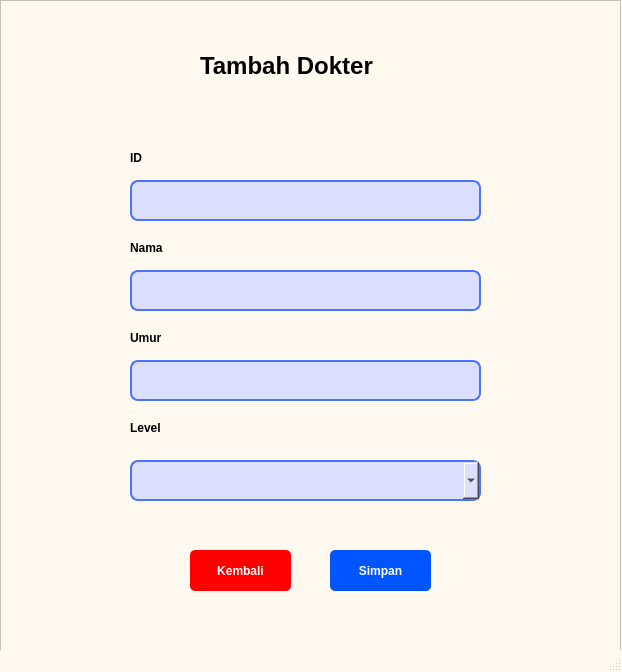
<?xml version="1.0" encoding="UTF-8"?>
<ui version="4.0">
 <class>MainWindow</class>
 <widget class="QMainWindow" name="MainWindow">
  <property name="geometry">
   <rect>
    <x>0</x>
    <y>0</y>
    <width>622</width>
    <height>672</height>
   </rect>
  </property>
  <property name="windowTitle">
   <string>MainWindow</string>
  </property>
  <property name="styleSheet">
   <string notr="true">QMainWindow{ 
	background-color: rgb(255, 249, 239);
}</string>
  </property>
  <widget class="QWidget" name="centralwidget">
   <property name="styleSheet">
    <string notr="true">QWidget{ 
	background-color: rgb(255, 249, 239);
}</string>
   </property>
   <widget class="QFrame" name="frame_2">
    <property name="geometry">
     <rect>
      <x>0</x>
      <y>0</y>
      <width>621</width>
      <height>651</height>
     </rect>
    </property>
    <property name="styleSheet">
     <string notr="true">QFrame{ 
	background-color: rgb(255, 249, 239);
}</string>
    </property>
    <property name="frameShape">
     <enum>QFrame::StyledPanel</enum>
    </property>
    <property name="frameShadow">
     <enum>QFrame::Raised</enum>
    </property>
    <widget class="QLabel" name="label_16">
     <property name="geometry">
      <rect>
       <x>200</x>
       <y>40</y>
       <width>231</width>
       <height>51</height>
      </rect>
     </property>
     <property name="font">
      <font>
       <pointsize>18</pointsize>
       <weight>75</weight>
       <bold>true</bold>
      </font>
     </property>
     <property name="text">
      <string>Tambah Dokter</string>
     </property>
    </widget>
    <widget class="QLabel" name="label_17">
     <property name="geometry">
      <rect>
       <x>130</x>
       <y>420</y>
       <width>81</width>
       <height>16</height>
      </rect>
     </property>
     <property name="font">
      <font>
       <weight>75</weight>
       <bold>true</bold>
      </font>
     </property>
     <property name="text">
      <string>Level</string>
     </property>
    </widget>
    <widget class="QLineEdit" name="lineEdit_4">
     <property name="geometry">
      <rect>
       <x>130</x>
       <y>180</y>
       <width>351</width>
       <height>41</height>
      </rect>
     </property>
     <property name="styleSheet">
      <string notr="true">QLineEdit {
    border: 2px solid rgb(76, 115, 255);
    background-color: rgb(219, 224, 255);
	border-radius: 8px
}</string>
     </property>
    </widget>
    <widget class="QLabel" name="label_20">
     <property name="geometry">
      <rect>
       <x>130</x>
       <y>240</y>
       <width>81</width>
       <height>16</height>
      </rect>
     </property>
     <property name="font">
      <font>
       <weight>75</weight>
       <bold>true</bold>
      </font>
     </property>
     <property name="text">
      <string>Nama</string>
     </property>
    </widget>
    <widget class="QLabel" name="label_21">
     <property name="geometry">
      <rect>
       <x>130</x>
       <y>150</y>
       <width>81</width>
       <height>16</height>
      </rect>
     </property>
     <property name="font">
      <font>
       <weight>75</weight>
       <bold>true</bold>
      </font>
     </property>
     <property name="text">
      <string>ID</string>
     </property>
    </widget>
    <widget class="QLabel" name="label_23">
     <property name="geometry">
      <rect>
       <x>130</x>
       <y>330</y>
       <width>81</width>
       <height>16</height>
      </rect>
     </property>
     <property name="font">
      <font>
       <weight>75</weight>
       <bold>true</bold>
      </font>
     </property>
     <property name="text">
      <string>Umur</string>
     </property>
    </widget>
    <widget class="QLineEdit" name="lineEdit_5">
     <property name="geometry">
      <rect>
       <x>130</x>
       <y>270</y>
       <width>351</width>
       <height>41</height>
      </rect>
     </property>
     <property name="styleSheet">
      <string notr="true">QLineEdit {
    border: 2px solid rgb(76, 115, 255);
    background-color: rgb(219, 224, 255);
	border-radius: 8px
}</string>
     </property>
    </widget>
    <widget class="QLineEdit" name="lineEdit_6">
     <property name="geometry">
      <rect>
       <x>130</x>
       <y>360</y>
       <width>351</width>
       <height>41</height>
      </rect>
     </property>
     <property name="styleSheet">
      <string notr="true">QLineEdit {
    border: 2px solid rgb(76, 115, 255);
    background-color: rgb(219, 224, 255);
	border-radius: 8px
}</string>
     </property>
    </widget>
    <widget class="QComboBox" name="comboBox">
     <property name="geometry">
      <rect>
       <x>130</x>
       <y>460</y>
       <width>351</width>
       <height>41</height>
      </rect>
     </property>
     <property name="styleSheet">
      <string notr="true">QComboBox {
    border: 2px solid rgb(76, 115, 255);
    background-color: rgb(219, 224, 255);
	border-radius: 8px
}</string>
     </property>
    </widget>
    <widget class="QPushButton" name="pushButton_7">
     <property name="geometry">
      <rect>
       <x>190</x>
       <y>550</y>
       <width>101</width>
       <height>41</height>
      </rect>
     </property>
     <property name="font">
      <font>
       <weight>75</weight>
       <bold>true</bold>
      </font>
     </property>
     <property name="styleSheet">
      <string notr="true">QPushButton {
    background-color: rgb(255, 0, 0);
    color: white;
    border-radius: 5px;   
    padding: 6px;           
}</string>
     </property>
     <property name="text">
      <string>Kembali</string>
     </property>
    </widget>
    <widget class="QPushButton" name="pushButton_6">
     <property name="geometry">
      <rect>
       <x>330</x>
       <y>550</y>
       <width>101</width>
       <height>41</height>
      </rect>
     </property>
     <property name="font">
      <font>
       <weight>75</weight>
       <bold>true</bold>
      </font>
     </property>
     <property name="styleSheet">
      <string notr="true">QPushButton {
    background-color: rgb(0, 85, 255);
    color: white;
    border-radius: 5px;   
    padding: 6px;           
}</string>
     </property>
     <property name="text">
      <string>Simpan</string>
     </property>
    </widget>
   </widget>
  </widget>
  <widget class="QMenuBar" name="menubar">
   <property name="geometry">
    <rect>
     <x>0</x>
     <y>0</y>
     <width>622</width>
     <height>26</height>
    </rect>
   </property>
  </widget>
  <widget class="QStatusBar" name="statusbar"/>
 </widget>
 <resources/>
 <connections/>
</ui>
